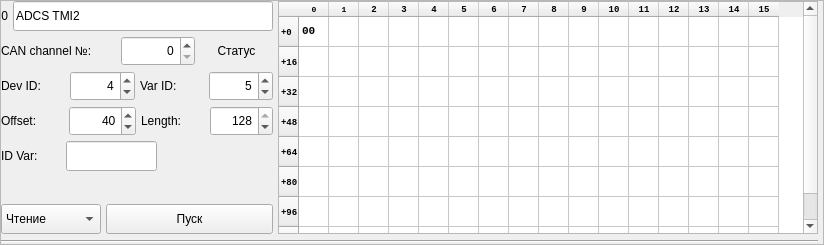
<?xml version="1.0" encoding="UTF-8"?>
<ui version="4.0">
 <class>Frame</class>
 <widget class="QFrame" name="Frame">
  <property name="geometry">
   <rect>
    <x>0</x>
    <y>0</y>
    <width>824</width>
    <height>245</height>
   </rect>
  </property>
  <property name="sizePolicy">
   <sizepolicy hsizetype="Fixed" vsizetype="Fixed">
    <horstretch>0</horstretch>
    <verstretch>0</verstretch>
   </sizepolicy>
  </property>
  <property name="minimumSize">
   <size>
    <width>810</width>
    <height>245</height>
   </size>
  </property>
  <property name="windowTitle">
   <string>Frame</string>
  </property>
  <property name="frameShape">
   <enum>QFrame::StyledPanel</enum>
  </property>
  <property name="frameShadow">
   <enum>QFrame::Raised</enum>
  </property>
  <layout class="QGridLayout" name="gridLayout_2" rowstretch="0,0" columnstretch="0,0,0">
   <property name="leftMargin">
    <number>0</number>
   </property>
   <property name="topMargin">
    <number>0</number>
   </property>
   <property name="rightMargin">
    <number>5</number>
   </property>
   <property name="bottomMargin">
    <number>0</number>
   </property>
   <property name="spacing">
    <number>5</number>
   </property>
   <item row="0" column="0">
    <layout class="QGridLayout" name="gridLayout">
     <property name="spacing">
      <number>5</number>
     </property>
     <item row="0" column="0">
      <layout class="QHBoxLayout" name="horizontalLayout_6">
       <item>
        <widget class="QLabel" name="numLabel">
         <property name="sizePolicy">
          <sizepolicy hsizetype="Preferred" vsizetype="Minimum">
           <horstretch>0</horstretch>
           <verstretch>0</verstretch>
          </sizepolicy>
         </property>
         <property name="minimumSize">
          <size>
           <width>0</width>
           <height>25</height>
          </size>
         </property>
         <property name="text">
          <string>0</string>
         </property>
         <property name="alignment">
          <set>Qt::AlignRight|Qt::AlignTrailing|Qt::AlignVCenter</set>
         </property>
        </widget>
       </item>
       <item>
        <widget class="QLineEdit" name="nameLine">
         <property name="sizePolicy">
          <sizepolicy hsizetype="Expanding" vsizetype="Fixed">
           <horstretch>0</horstretch>
           <verstretch>0</verstretch>
          </sizepolicy>
         </property>
         <property name="minimumSize">
          <size>
           <width>0</width>
           <height>30</height>
          </size>
         </property>
         <property name="text">
          <string>ADCS TMI2</string>
         </property>
        </widget>
       </item>
      </layout>
     </item>
     <item row="1" column="0">
      <layout class="QHBoxLayout" name="horizontalLayout_5">
       <item>
        <widget class="QLabel" name="CANChanNUMLabel">
         <property name="sizePolicy">
          <sizepolicy hsizetype="Minimum" vsizetype="Preferred">
           <horstretch>0</horstretch>
           <verstretch>0</verstretch>
          </sizepolicy>
         </property>
         <property name="minimumSize">
          <size>
           <width>115</width>
           <height>30</height>
          </size>
         </property>
         <property name="text">
          <string>CAN channel №:</string>
         </property>
        </widget>
       </item>
       <item>
        <widget class="QSpinBox" name="CANChanNUMSBox">
         <property name="minimumSize">
          <size>
           <width>50</width>
           <height>30</height>
          </size>
         </property>
         <property name="alignment">
          <set>Qt::AlignRight|Qt::AlignTrailing|Qt::AlignVCenter</set>
         </property>
         <property name="maximum">
          <number>1</number>
         </property>
        </widget>
       </item>
       <item>
        <widget class="QLabel" name="statusLabel">
         <property name="sizePolicy">
          <sizepolicy hsizetype="Minimum" vsizetype="Preferred">
           <horstretch>0</horstretch>
           <verstretch>0</verstretch>
          </sizepolicy>
         </property>
         <property name="minimumSize">
          <size>
           <width>50</width>
           <height>25</height>
          </size>
         </property>
         <property name="text">
          <string>Статус</string>
         </property>
         <property name="alignment">
          <set>Qt::AlignCenter</set>
         </property>
        </widget>
       </item>
      </layout>
     </item>
     <item row="2" column="0">
      <layout class="QHBoxLayout" name="horizontalLayout">
       <item>
        <widget class="QLabel" name="devIDLabel">
         <property name="sizePolicy">
          <sizepolicy hsizetype="Minimum" vsizetype="Minimum">
           <horstretch>0</horstretch>
           <verstretch>0</verstretch>
          </sizepolicy>
         </property>
         <property name="minimumSize">
          <size>
           <width>60</width>
           <height>30</height>
          </size>
         </property>
         <property name="text">
          <string>Dev ID:</string>
         </property>
        </widget>
       </item>
       <item>
        <widget class="QSpinBox" name="devIDSBox">
         <property name="sizePolicy">
          <sizepolicy hsizetype="Preferred" vsizetype="Minimum">
           <horstretch>0</horstretch>
           <verstretch>0</verstretch>
          </sizepolicy>
         </property>
         <property name="minimumSize">
          <size>
           <width>60</width>
           <height>30</height>
          </size>
         </property>
         <property name="alignment">
          <set>Qt::AlignRight|Qt::AlignTrailing|Qt::AlignVCenter</set>
         </property>
         <property name="minimum">
          <number>1</number>
         </property>
         <property name="maximum">
          <number>32</number>
         </property>
         <property name="value">
          <number>4</number>
         </property>
        </widget>
       </item>
       <item>
        <widget class="QLabel" name="varIDLabel">
         <property name="sizePolicy">
          <sizepolicy hsizetype="Minimum" vsizetype="Minimum">
           <horstretch>0</horstretch>
           <verstretch>0</verstretch>
          </sizepolicy>
         </property>
         <property name="minimumSize">
          <size>
           <width>60</width>
           <height>30</height>
          </size>
         </property>
         <property name="text">
          <string>Var ID:</string>
         </property>
        </widget>
       </item>
       <item>
        <widget class="QSpinBox" name="varIDSBox">
         <property name="sizePolicy">
          <sizepolicy hsizetype="Preferred" vsizetype="Minimum">
           <horstretch>0</horstretch>
           <verstretch>0</verstretch>
          </sizepolicy>
         </property>
         <property name="minimumSize">
          <size>
           <width>60</width>
           <height>30</height>
          </size>
         </property>
         <property name="alignment">
          <set>Qt::AlignRight|Qt::AlignTrailing|Qt::AlignVCenter</set>
         </property>
         <property name="minimum">
          <number>0</number>
         </property>
         <property name="maximum">
          <number>32</number>
         </property>
         <property name="value">
          <number>5</number>
         </property>
        </widget>
       </item>
      </layout>
     </item>
     <item row="3" column="0">
      <layout class="QHBoxLayout" name="horizontalLayout_2">
       <item>
        <widget class="QLabel" name="offsetLabel">
         <property name="sizePolicy">
          <sizepolicy hsizetype="Minimum" vsizetype="Minimum">
           <horstretch>0</horstretch>
           <verstretch>0</verstretch>
          </sizepolicy>
         </property>
         <property name="minimumSize">
          <size>
           <width>60</width>
           <height>30</height>
          </size>
         </property>
         <property name="text">
          <string>Offset:</string>
         </property>
        </widget>
       </item>
       <item>
        <widget class="QSpinBox" name="offsetSBox">
         <property name="sizePolicy">
          <sizepolicy hsizetype="Preferred" vsizetype="Minimum">
           <horstretch>0</horstretch>
           <verstretch>0</verstretch>
          </sizepolicy>
         </property>
         <property name="minimumSize">
          <size>
           <width>60</width>
           <height>30</height>
          </size>
         </property>
         <property name="alignment">
          <set>Qt::AlignRight|Qt::AlignTrailing|Qt::AlignVCenter</set>
         </property>
         <property name="maximum">
          <number>100000000</number>
         </property>
         <property name="value">
          <number>40</number>
         </property>
        </widget>
       </item>
       <item>
        <widget class="QLabel" name="lengthLabel">
         <property name="sizePolicy">
          <sizepolicy hsizetype="Minimum" vsizetype="Minimum">
           <horstretch>0</horstretch>
           <verstretch>0</verstretch>
          </sizepolicy>
         </property>
         <property name="minimumSize">
          <size>
           <width>60</width>
           <height>0</height>
          </size>
         </property>
         <property name="text">
          <string>Length:</string>
         </property>
        </widget>
       </item>
       <item>
        <widget class="QSpinBox" name="lengthSBox">
         <property name="sizePolicy">
          <sizepolicy hsizetype="Preferred" vsizetype="Minimum">
           <horstretch>0</horstretch>
           <verstretch>0</verstretch>
          </sizepolicy>
         </property>
         <property name="minimumSize">
          <size>
           <width>60</width>
           <height>30</height>
          </size>
         </property>
         <property name="alignment">
          <set>Qt::AlignRight|Qt::AlignTrailing|Qt::AlignVCenter</set>
         </property>
         <property name="minimum">
          <number>1</number>
         </property>
         <property name="maximum">
          <number>128</number>
         </property>
         <property name="value">
          <number>128</number>
         </property>
        </widget>
       </item>
      </layout>
     </item>
     <item row="4" column="0">
      <layout class="QHBoxLayout" name="horizontalLayout_3" stretch="0,0,0">
       <item>
        <widget class="QLabel" name="idVarLabel">
         <property name="sizePolicy">
          <sizepolicy hsizetype="Preferred" vsizetype="Fixed">
           <horstretch>0</horstretch>
           <verstretch>0</verstretch>
          </sizepolicy>
         </property>
         <property name="minimumSize">
          <size>
           <width>60</width>
           <height>30</height>
          </size>
         </property>
         <property name="text">
          <string>ID Var: </string>
         </property>
        </widget>
       </item>
       <item>
        <widget class="QLineEdit" name="idVarLine">
         <property name="sizePolicy">
          <sizepolicy hsizetype="Minimum" vsizetype="Minimum">
           <horstretch>0</horstretch>
           <verstretch>0</verstretch>
          </sizepolicy>
         </property>
         <property name="minimumSize">
          <size>
           <width>60</width>
           <height>30</height>
          </size>
         </property>
         <property name="font">
          <font>
           <pointsize>7</pointsize>
          </font>
         </property>
         <property name="readOnly">
          <bool>false</bool>
         </property>
        </widget>
       </item>
       <item>
        <spacer name="horizontalSpacer">
         <property name="orientation">
          <enum>Qt::Horizontal</enum>
         </property>
         <property name="sizeHint" stdset="0">
          <size>
           <width>0</width>
           <height>20</height>
          </size>
         </property>
        </spacer>
       </item>
      </layout>
     </item>
     <item row="6" column="0">
      <layout class="QHBoxLayout" name="horizontalLayout_4">
       <item>
        <widget class="QComboBox" name="modeBox">
         <property name="sizePolicy">
          <sizepolicy hsizetype="Minimum" vsizetype="Fixed">
           <horstretch>0</horstretch>
           <verstretch>0</verstretch>
          </sizepolicy>
         </property>
         <property name="minimumSize">
          <size>
           <width>100</width>
           <height>30</height>
          </size>
         </property>
         <item>
          <property name="text">
           <string>Чтение</string>
          </property>
         </item>
         <item>
          <property name="text">
           <string>Запись</string>
          </property>
         </item>
        </widget>
       </item>
       <item>
        <widget class="QPushButton" name="actionPButton">
         <property name="sizePolicy">
          <sizepolicy hsizetype="Expanding" vsizetype="Fixed">
           <horstretch>0</horstretch>
           <verstretch>0</verstretch>
          </sizepolicy>
         </property>
         <property name="minimumSize">
          <size>
           <width>50</width>
           <height>30</height>
          </size>
         </property>
         <property name="text">
          <string>Пуск</string>
         </property>
        </widget>
       </item>
      </layout>
     </item>
     <item row="5" column="0">
      <spacer name="verticalSpacer">
       <property name="orientation">
        <enum>Qt::Vertical</enum>
       </property>
       <property name="sizeHint" stdset="0">
        <size>
         <width>20</width>
         <height>0</height>
        </size>
       </property>
      </spacer>
     </item>
    </layout>
   </item>
   <item row="1" column="0" colspan="3">
    <widget class="Line" name="line">
     <property name="minimumSize">
      <size>
       <width>750</width>
       <height>5</height>
      </size>
     </property>
     <property name="lineWidth">
      <number>1</number>
     </property>
     <property name="orientation">
      <enum>Qt::Horizontal</enum>
     </property>
    </widget>
   </item>
   <item row="0" column="1" colspan="2">
    <widget class="QTableWidget" name="dataTable">
     <property name="sizePolicy">
      <sizepolicy hsizetype="Preferred" vsizetype="Minimum">
       <horstretch>0</horstretch>
       <verstretch>0</verstretch>
      </sizepolicy>
     </property>
     <property name="minimumSize">
      <size>
       <width>540</width>
       <height>150</height>
      </size>
     </property>
     <property name="font">
      <font>
       <family>Courier New</family>
       <pointsize>8</pointsize>
       <bold>true</bold>
      </font>
     </property>
     <property name="verticalScrollBarPolicy">
      <enum>Qt::ScrollBarAlwaysOn</enum>
     </property>
     <property name="horizontalScrollBarPolicy">
      <enum>Qt::ScrollBarAlwaysOff</enum>
     </property>
     <property name="wordWrap">
      <bool>false</bool>
     </property>
     <property name="rowCount">
      <number>8</number>
     </property>
     <property name="columnCount">
      <number>16</number>
     </property>
     <attribute name="horizontalHeaderVisible">
      <bool>true</bool>
     </attribute>
     <attribute name="horizontalHeaderCascadingSectionResizes">
      <bool>false</bool>
     </attribute>
     <attribute name="horizontalHeaderMinimumSectionSize">
      <number>30</number>
     </attribute>
     <attribute name="horizontalHeaderDefaultSectionSize">
      <number>30</number>
     </attribute>
     <attribute name="horizontalHeaderShowSortIndicator" stdset="0">
      <bool>false</bool>
     </attribute>
     <attribute name="horizontalHeaderStretchLastSection">
      <bool>false</bool>
     </attribute>
     <attribute name="verticalHeaderMinimumSectionSize">
      <number>30</number>
     </attribute>
     <attribute name="verticalHeaderDefaultSectionSize">
      <number>30</number>
     </attribute>
     <attribute name="verticalHeaderStretchLastSection">
      <bool>false</bool>
     </attribute>
     <row>
      <property name="text">
       <string>+0</string>
      </property>
      <property name="font">
       <font>
        <pointsize>7</pointsize>
       </font>
      </property>
     </row>
     <row>
      <property name="text">
       <string>+16</string>
      </property>
      <property name="font">
       <font>
        <pointsize>7</pointsize>
       </font>
      </property>
     </row>
     <row>
      <property name="text">
       <string>+32</string>
      </property>
      <property name="font">
       <font>
        <pointsize>7</pointsize>
       </font>
      </property>
     </row>
     <row>
      <property name="text">
       <string>+48</string>
      </property>
      <property name="font">
       <font>
        <pointsize>7</pointsize>
       </font>
      </property>
     </row>
     <row>
      <property name="text">
       <string>+64</string>
      </property>
      <property name="font">
       <font>
        <pointsize>7</pointsize>
       </font>
      </property>
     </row>
     <row>
      <property name="text">
       <string>+80</string>
      </property>
      <property name="font">
       <font>
        <pointsize>7</pointsize>
       </font>
      </property>
     </row>
     <row>
      <property name="text">
       <string>+96</string>
      </property>
      <property name="font">
       <font>
        <pointsize>7</pointsize>
       </font>
      </property>
     </row>
     <row>
      <property name="text">
       <string>+112</string>
      </property>
      <property name="font">
       <font>
        <pointsize>5</pointsize>
       </font>
      </property>
     </row>
     <column>
      <property name="text">
       <string>0</string>
      </property>
      <property name="font">
       <font>
        <pointsize>6</pointsize>
       </font>
      </property>
     </column>
     <column>
      <property name="text">
       <string>1</string>
      </property>
      <property name="font">
       <font>
        <pointsize>6</pointsize>
       </font>
      </property>
     </column>
     <column>
      <property name="text">
       <string>2</string>
      </property>
      <property name="font">
       <font>
        <pointsize>7</pointsize>
       </font>
      </property>
     </column>
     <column>
      <property name="text">
       <string>3</string>
      </property>
      <property name="font">
       <font>
        <pointsize>7</pointsize>
       </font>
      </property>
     </column>
     <column>
      <property name="text">
       <string>4</string>
      </property>
      <property name="font">
       <font>
        <pointsize>7</pointsize>
       </font>
      </property>
     </column>
     <column>
      <property name="text">
       <string>5</string>
      </property>
      <property name="font">
       <font>
        <pointsize>7</pointsize>
       </font>
      </property>
     </column>
     <column>
      <property name="text">
       <string>6</string>
      </property>
      <property name="font">
       <font>
        <pointsize>7</pointsize>
       </font>
      </property>
     </column>
     <column>
      <property name="text">
       <string>7</string>
      </property>
      <property name="font">
       <font>
        <pointsize>7</pointsize>
       </font>
      </property>
     </column>
     <column>
      <property name="text">
       <string>8</string>
      </property>
      <property name="font">
       <font>
        <pointsize>7</pointsize>
       </font>
      </property>
     </column>
     <column>
      <property name="text">
       <string>9</string>
      </property>
      <property name="font">
       <font>
        <pointsize>7</pointsize>
       </font>
      </property>
     </column>
     <column>
      <property name="text">
       <string>10</string>
      </property>
      <property name="font">
       <font>
        <pointsize>7</pointsize>
       </font>
      </property>
     </column>
     <column>
      <property name="text">
       <string>11</string>
      </property>
      <property name="font">
       <font>
        <pointsize>7</pointsize>
       </font>
      </property>
     </column>
     <column>
      <property name="text">
       <string>12</string>
      </property>
      <property name="font">
       <font>
        <pointsize>7</pointsize>
       </font>
      </property>
     </column>
     <column>
      <property name="text">
       <string>13</string>
      </property>
      <property name="font">
       <font>
        <pointsize>7</pointsize>
       </font>
      </property>
     </column>
     <column>
      <property name="text">
       <string>14</string>
      </property>
      <property name="font">
       <font>
        <pointsize>7</pointsize>
       </font>
      </property>
     </column>
     <column>
      <property name="text">
       <string>15</string>
      </property>
      <property name="font">
       <font>
        <pointsize>7</pointsize>
       </font>
      </property>
     </column>
     <item row="0" column="0">
      <property name="text">
       <string>00</string>
      </property>
     </item>
    </widget>
   </item>
  </layout>
 </widget>
 <tabstops>
  <tabstop>nameLine</tabstop>
  <tabstop>CANChanNUMSBox</tabstop>
  <tabstop>devIDSBox</tabstop>
  <tabstop>varIDSBox</tabstop>
  <tabstop>offsetSBox</tabstop>
  <tabstop>lengthSBox</tabstop>
  <tabstop>modeBox</tabstop>
  <tabstop>actionPButton</tabstop>
  <tabstop>dataTable</tabstop>
  <tabstop>idVarLine</tabstop>
 </tabstops>
 <resources/>
 <connections/>
</ui>
